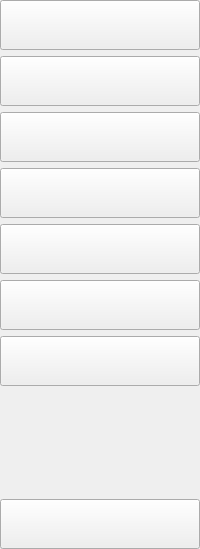
        <widget class="QWidget" name="icon_only_widget" native="true">
         <property name="minimumSize">
          <size>
           <width>60</width>
           <height>500</height>
          </size>
         </property>
         <layout class="QVBoxLayout" name="verticalLayout">
          <property name="leftMargin">
           <number>0</number>
          </property>
          <property name="topMargin">
           <number>0</number>
          </property>
          <property name="rightMargin">
           <number>0</number>
          </property>
          <property name="bottomMargin">
           <number>0</number>
          </property>
          <item>
           <widget class="QPushButton" name="side_bar_1">
            <property name="sizePolicy">
             <sizepolicy hsizetype="Preferred" vsizetype="Expanding">
              <horstretch>0</horstretch>
              <verstretch>0</verstretch>
             </sizepolicy>
            </property>
            <property name="minimumSize">
             <size>
              <width>50</width>
              <height>50</height>
             </size>
            </property>
            <property name="text">
             <string/>
            </property>
            <property name="icon">
             <iconset resource="../style_resource/resource.qrc">
              <normaloff>:/icons/icons_financial_app/sidebar.png</normaloff>
              <normalon>:/icons/icons_financial_app/sidebar.png</normalon>:/icons/icons_financial_app/sidebar.png</iconset>
            </property>
            <property name="iconSize">
             <size>
              <width>25</width>
              <height>25</height>
             </size>
            </property>
            <property name="checkable">
             <bool>true</bool>
            </property>
            <property name="autoExclusive">
             <bool>false</bool>
            </property>
           </widget>
          </item>
          <item>
           <widget class="QPushButton" name="home_button_1">
            <property name="sizePolicy">
             <sizepolicy hsizetype="Preferred" vsizetype="Expanding">
              <horstretch>0</horstretch>
              <verstretch>0</verstretch>
             </sizepolicy>
            </property>
            <property name="minimumSize">
             <size>
              <width>50</width>
              <height>50</height>
             </size>
            </property>
            <property name="text">
             <string/>
            </property>
            <property name="icon">
             <iconset resource="../style_resource/resource.qrc">
              <normaloff>:/icons/icons_financial_app/home.png</normaloff>
              <normalon>:/icons/icons_financial_app/home.png</normalon>:/icons/icons_financial_app/home.png</iconset>
            </property>
            <property name="iconSize">
             <size>
              <width>25</width>
              <height>25</height>
             </size>
            </property>
            <property name="checkable">
             <bool>true</bool>
            </property>
            <property name="autoExclusive">
             <bool>true</bool>
            </property>
           </widget>
          </item>
          <item>
           <widget class="QPushButton" name="upload_button_1">
            <property name="sizePolicy">
             <sizepolicy hsizetype="Preferred" vsizetype="Expanding">
              <horstretch>0</horstretch>
              <verstretch>0</verstretch>
             </sizepolicy>
            </property>
            <property name="minimumSize">
             <size>
              <width>50</width>
              <height>50</height>
             </size>
            </property>
            <property name="text">
             <string/>
            </property>
            <property name="icon">
             <iconset resource="../style_resource/resource.qrc">
              <normaloff>:/icons/icons_financial_app/upload.svg</normaloff>
              <normalon>:/icons/icons_financial_app/upload.svg</normalon>:/icons/icons_financial_app/upload.svg</iconset>
            </property>
            <property name="iconSize">
             <size>
              <width>25</width>
              <height>25</height>
             </size>
            </property>
            <property name="checkable">
             <bool>true</bool>
            </property>
            <property name="autoExclusive">
             <bool>true</bool>
            </property>
           </widget>
          </item>
          <item>
           <widget class="QPushButton" name="file_button_1">
            <property name="sizePolicy">
             <sizepolicy hsizetype="Preferred" vsizetype="Expanding">
              <horstretch>0</horstretch>
              <verstretch>0</verstretch>
             </sizepolicy>
            </property>
            <property name="minimumSize">
             <size>
              <width>50</width>
              <height>50</height>
             </size>
            </property>
            <property name="text">
             <string/>
            </property>
            <property name="icon">
             <iconset resource="../style_resource/resource.qrc">
              <normaloff>:/icons/icons_financial_app/files.png</normaloff>
              <normalon>:/icons/icons_financial_app/files.png</normalon>:/icons/icons_financial_app/files.png</iconset>
            </property>
            <property name="iconSize">
             <size>
              <width>25</width>
              <height>25</height>
             </size>
            </property>
            <property name="checkable">
             <bool>true</bool>
            </property>
            <property name="autoExclusive">
             <bool>true</bool>
            </property>
           </widget>
          </item>
          <item>
           <widget class="QPushButton" name="stats_button_1">
            <property name="sizePolicy">
             <sizepolicy hsizetype="Preferred" vsizetype="Expanding">
              <horstretch>0</horstretch>
              <verstretch>0</verstretch>
             </sizepolicy>
            </property>
            <property name="minimumSize">
             <size>
              <width>50</width>
              <height>50</height>
             </size>
            </property>
            <property name="text">
             <string/>
            </property>
            <property name="icon">
             <iconset resource="../style_resource/resource.qrc">
              <normaloff>:/icons/icons_financial_app/stats.png</normaloff>
              <normalon>:/icons/icons_financial_app/stats.png</normalon>:/icons/icons_financial_app/stats.png</iconset>
            </property>
            <property name="iconSize">
             <size>
              <width>25</width>
              <height>25</height>
             </size>
            </property>
            <property name="checkable">
             <bool>true</bool>
            </property>
            <property name="autoExclusive">
             <bool>true</bool>
            </property>
           </widget>
          </item>
          <item>
           <widget class="QPushButton" name="profile_button_1">
            <property name="sizePolicy">
             <sizepolicy hsizetype="Preferred" vsizetype="Expanding">
              <horstretch>0</horstretch>
              <verstretch>0</verstretch>
             </sizepolicy>
            </property>
            <property name="minimumSize">
             <size>
              <width>50</width>
              <height>50</height>
             </size>
            </property>
            <property name="text">
             <string/>
            </property>
            <property name="icon">
             <iconset resource="../style_resource/resource.qrc">
              <normaloff>:/icons/icons_financial_app/profile.png</normaloff>
              <normalon>:/icons/icons_financial_app/profile.png</normalon>:/icons/icons_financial_app/profile.png</iconset>
            </property>
            <property name="iconSize">
             <size>
              <width>25</width>
              <height>25</height>
             </size>
            </property>
            <property name="checkable">
             <bool>true</bool>
            </property>
            <property name="autoExclusive">
             <bool>true</bool>
            </property>
           </widget>
          </item>
          <item>
           <widget class="QPushButton" name="settings_button_1">
            <property name="sizePolicy">
             <sizepolicy hsizetype="Preferred" vsizetype="Expanding">
              <horstretch>0</horstretch>
              <verstretch>0</verstretch>
             </sizepolicy>
            </property>
            <property name="minimumSize">
             <size>
              <width>50</width>
              <height>50</height>
             </size>
            </property>
            <property name="text">
             <string/>
            </property>
            <property name="icon">
             <iconset resource="../style_resource/resource.qrc">
              <normaloff>:/icons/icons_financial_app/settings.png</normaloff>
              <normalon>:/icons/icons_financial_app/settings.png</normalon>:/icons/icons_financial_app/settings.png</iconset>
            </property>
            <property name="iconSize">
             <size>
              <width>25</width>
              <height>25</height>
             </size>
            </property>
            <property name="checkable">
             <bool>true</bool>
            </property>
            <property name="autoExclusive">
             <bool>true</bool>
            </property>
           </widget>
          </item>
          <item>
           <spacer name="verticalSpacer">
            <property name="orientation">
             <enum>Qt::Orientation::Vertical</enum>
            </property>
            <property name="sizeHint" stdset="0">
             <size>
              <width>20</width>
              <height>107</height>
             </size>
            </property>
           </spacer>
          </item>
          <item>
           <widget class="QPushButton" name="exit_button_1">
            <property name="sizePolicy">
             <sizepolicy hsizetype="Preferred" vsizetype="Expanding">
              <horstretch>0</horstretch>
              <verstretch>0</verstretch>
             </sizepolicy>
            </property>
            <property name="minimumSize">
             <size>
              <width>50</width>
              <height>50</height>
             </size>
            </property>
            <property name="text">
             <string/>
            </property>
            <property name="icon">
             <iconset resource="../style_resource/resource.qrc">
              <normaloff>:/icons/icons_financial_app/exit.png</normaloff>
              <normalon>:/icons/icons_financial_app/exit.png</normalon>:/icons/icons_financial_app/exit.png</iconset>
            </property>
            <property name="iconSize">
             <size>
              <width>25</width>
              <height>25</height>
             </size>
            </property>
            <property name="checkable">
             <bool>true</bool>
            </property>
            <property name="autoExclusive">
             <bool>true</bool>
            </property>
           </widget>
          </item>
         </layout>
        </widget>
